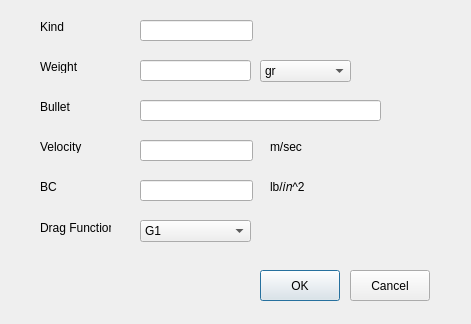
<?xml version="1.0" encoding="UTF-8"?>
<ui version="4.0">
 <class>Add_Bullet</class>
 <widget class="QDialog" name="Add_Bullet">
  <property name="geometry">
   <rect>
    <x>0</x>
    <y>0</y>
    <width>471</width>
    <height>324</height>
   </rect>
  </property>
  <property name="windowTitle">
   <string>Add Bullet</string>
  </property>
  <widget class="QLabel" name="label">
   <property name="geometry">
    <rect>
     <x>40</x>
     <y>20</y>
     <width>47</width>
     <height>13</height>
    </rect>
   </property>
   <property name="text">
    <string>Kind</string>
   </property>
  </widget>
  <widget class="QLabel" name="label_2">
   <property name="geometry">
    <rect>
     <x>40</x>
     <y>60</y>
     <width>47</width>
     <height>13</height>
    </rect>
   </property>
   <property name="text">
    <string>Weight</string>
   </property>
  </widget>
  <widget class="QLabel" name="label_3">
   <property name="geometry">
    <rect>
     <x>40</x>
     <y>100</y>
     <width>47</width>
     <height>13</height>
    </rect>
   </property>
   <property name="text">
    <string>Bullet</string>
   </property>
  </widget>
  <widget class="QLabel" name="label_4">
   <property name="geometry">
    <rect>
     <x>40</x>
     <y>140</y>
     <width>47</width>
     <height>13</height>
    </rect>
   </property>
   <property name="text">
    <string>Velocity</string>
   </property>
  </widget>
  <widget class="QLabel" name="label_5">
   <property name="geometry">
    <rect>
     <x>40</x>
     <y>180</y>
     <width>47</width>
     <height>13</height>
    </rect>
   </property>
   <property name="text">
    <string>BC</string>
   </property>
  </widget>
  <widget class="QLabel" name="label_6">
   <property name="geometry">
    <rect>
     <x>40</x>
     <y>220</y>
     <width>71</width>
     <height>16</height>
    </rect>
   </property>
   <property name="text">
    <string>Drag Function</string>
   </property>
  </widget>
  <widget class="QLineEdit" name="lineEdit_Kind">
   <property name="geometry">
    <rect>
     <x>140</x>
     <y>20</y>
     <width>113</width>
     <height>21</height>
    </rect>
   </property>
  </widget>
  <widget class="QLineEdit" name="lineEdit_Weight">
   <property name="geometry">
    <rect>
     <x>140</x>
     <y>60</y>
     <width>111</width>
     <height>21</height>
    </rect>
   </property>
  </widget>
  <widget class="QLineEdit" name="lineEdit_Bullet">
   <property name="geometry">
    <rect>
     <x>140</x>
     <y>100</y>
     <width>241</width>
     <height>21</height>
    </rect>
   </property>
  </widget>
  <widget class="QLineEdit" name="lineEdit_Velocity">
   <property name="geometry">
    <rect>
     <x>140</x>
     <y>140</y>
     <width>113</width>
     <height>21</height>
    </rect>
   </property>
  </widget>
  <widget class="QLineEdit" name="lineEdit_BC">
   <property name="geometry">
    <rect>
     <x>140</x>
     <y>180</y>
     <width>113</width>
     <height>21</height>
    </rect>
   </property>
  </widget>
  <widget class="QComboBox" name="comboBox_DragFunction">
   <property name="geometry">
    <rect>
     <x>140</x>
     <y>220</y>
     <width>111</width>
     <height>22</height>
    </rect>
   </property>
   <item>
    <property name="text">
     <string>G1</string>
    </property>
   </item>
   <item>
    <property name="text">
     <string>G2</string>
    </property>
   </item>
   <item>
    <property name="text">
     <string>G5</string>
    </property>
   </item>
   <item>
    <property name="text">
     <string>G6</string>
    </property>
   </item>
   <item>
    <property name="text">
     <string>G7</string>
    </property>
   </item>
   <item>
    <property name="text">
     <string>G8</string>
    </property>
   </item>
   <item>
    <property name="text">
     <string>GI</string>
    </property>
   </item>
   <item>
    <property name="text">
     <string>GS</string>
    </property>
   </item>
   <item>
    <property name="text">
     <string>GL</string>
    </property>
   </item>
   <item>
    <property name="text">
     <string>RA4</string>
    </property>
   </item>
  </widget>
  <widget class="QComboBox" name="comboBox_2">
   <property name="geometry">
    <rect>
     <x>260</x>
     <y>60</y>
     <width>91</width>
     <height>22</height>
    </rect>
   </property>
   <item>
    <property name="text">
     <string>gr</string>
    </property>
   </item>
   <item>
    <property name="text">
     <string>libre</string>
    </property>
   </item>
  </widget>
  <widget class="QLabel" name="label_7">
   <property name="geometry">
    <rect>
     <x>270</x>
     <y>140</y>
     <width>47</width>
     <height>13</height>
    </rect>
   </property>
   <property name="text">
    <string>m/sec</string>
   </property>
  </widget>
  <widget class="QLabel" name="label_8">
   <property name="geometry">
    <rect>
     <x>270</x>
     <y>180</y>
     <width>47</width>
     <height>13</height>
    </rect>
   </property>
   <property name="text">
    <string>lb/𝑖𝑛^2</string>
   </property>
  </widget>
  <widget class="QPushButton" name="buttonBox_OK">
   <property name="geometry">
    <rect>
     <x>260</x>
     <y>270</y>
     <width>80</width>
     <height>31</height>
    </rect>
   </property>
   <property name="text">
    <string>OK</string>
   </property>
  </widget>
  <widget class="QPushButton" name="buttonBox_Cancel">
   <property name="geometry">
    <rect>
     <x>350</x>
     <y>270</y>
     <width>80</width>
     <height>31</height>
    </rect>
   </property>
   <property name="text">
    <string>Cancel</string>
   </property>
  </widget>
 </widget>
 <resources/>
 <connections/>
</ui>
